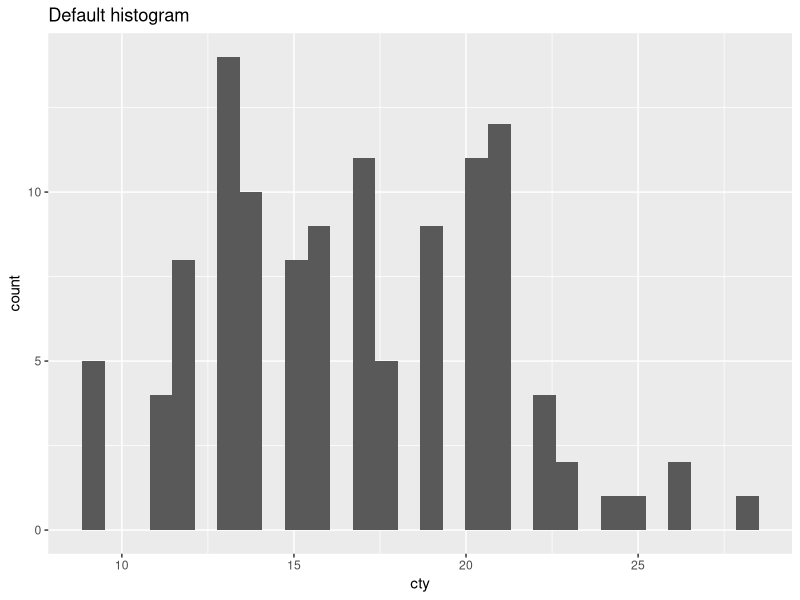
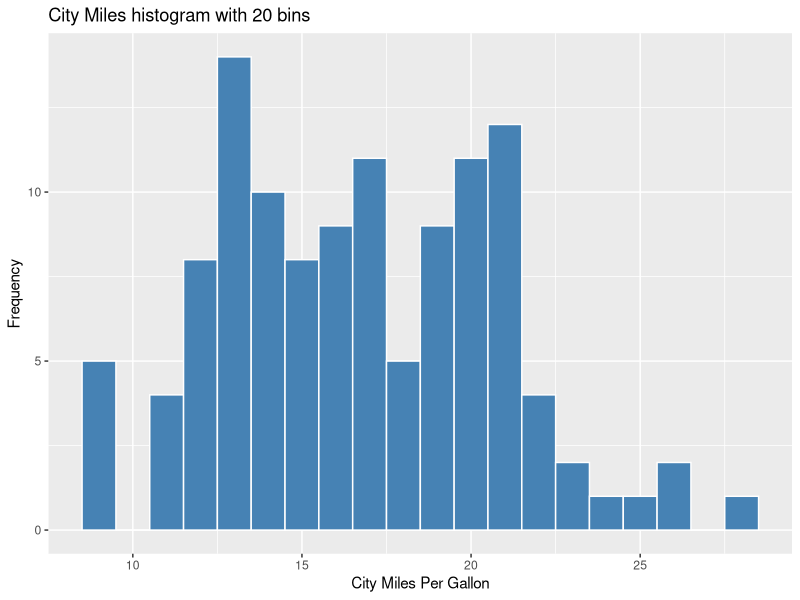
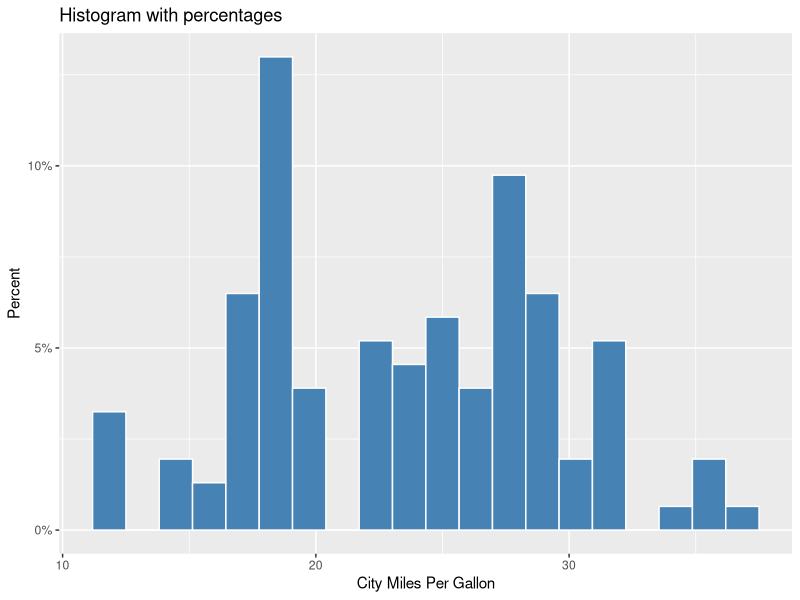
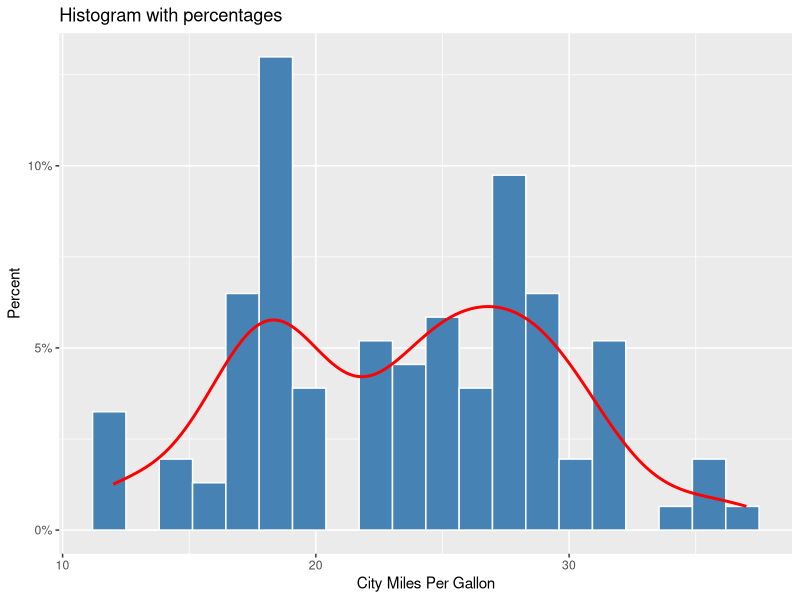

The R script that drew these images, in order:
library(ggplot2)
library(scales)

data(mpg)

cars2008 <- mpg[mpg$year == 2008, ]

# 简单直方图
ggplot(cars2008, aes(x = cty)) +
  geom_histogram() +
  labs(title = "Default histogram")

ggplot(cars2008, aes(x = cty)) +
  geom_histogram(bins = 20, color = "white", fill = "steelblue") +
  labs(
    title = "City Miles histogram with 20 bins",
    x = "City Miles Per Gallon",
    y = "Frequency"
  )

# 带有百分比的直方图
# The dot-dot notation (`..density..`) was deprecated in ggplot2 3.4.0.
# after_stat(density) 统计变换后的概率密度
ggplot(cars2008, aes(x = hwy, y = after_stat(density))) +
  geom_histogram(bins = 20, color = "white", fill = "steelblue") +
  scale_y_continuous(labels = scales::percent) +
  labs(
    title = "Histogram with percentages",
    x = "City Miles Per Gallon",
    y = "Percent"
  )

# 带有核密度的直方图
# Using `size` aesthetic for lines was deprecated in ggplot2 3.4.0.
ggplot(cars2008, aes(x = hwy, y = after_stat(density))) +
  geom_histogram(bins = 20, color = "white", fill = "steelblue") +
  scale_y_continuous(labels = scales::percent) +
  geom_density(color = "red", linewidth = 1) +
  labs(
    title = "Histogram with percentages",
    x = "City Miles Per Gallon",
    y = "Percent"
  )
